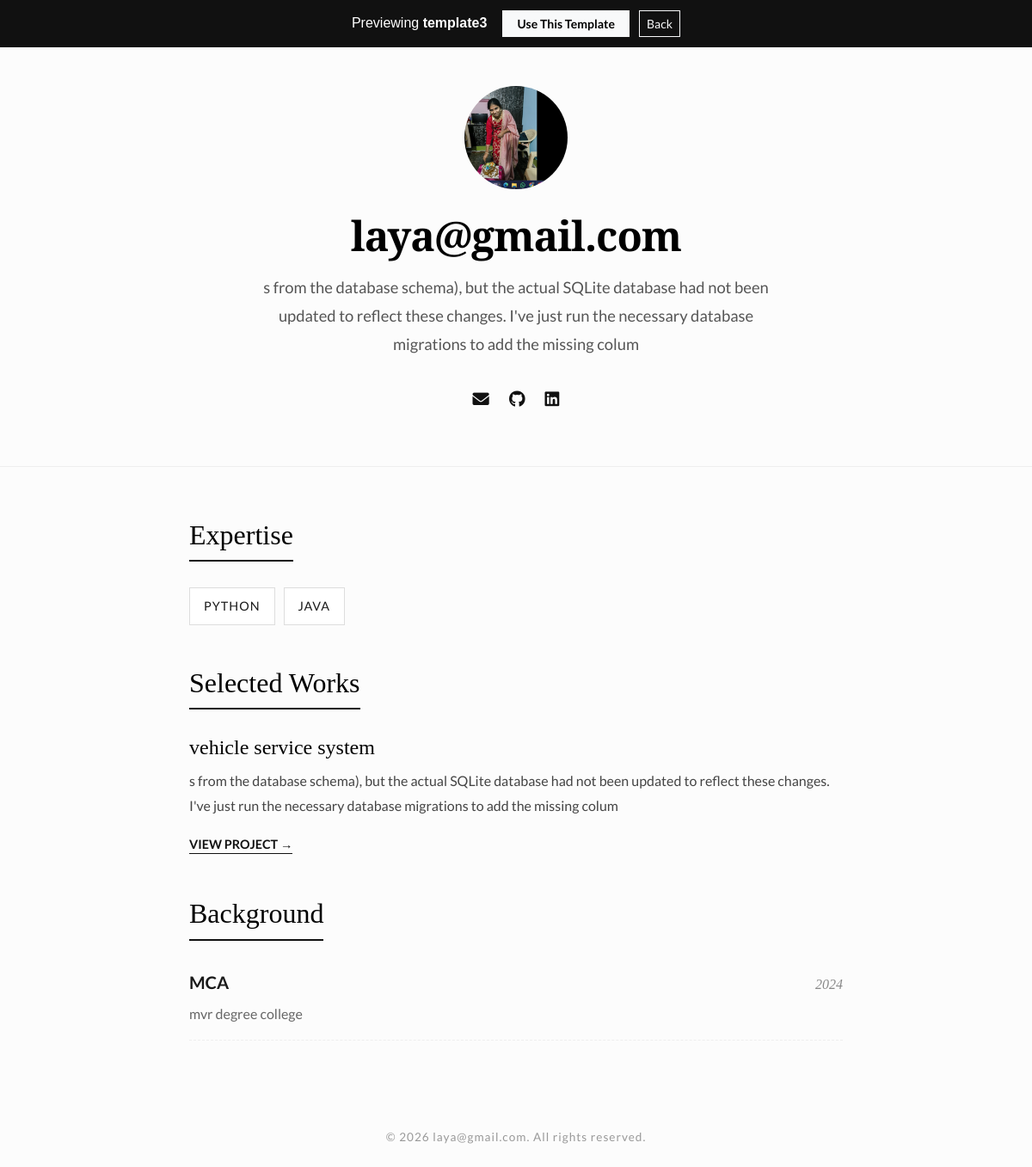
Page /portfolio/laya@gmail.com/?preview=template3 on the committed database.
### portfolio/models.py (models this page shows, shortened)
class Profile(models.Model):
    user = models.OneToOneField(User, on_delete=models.CASCADE)
    bio = models.TextField()
    profile_image = models.ImageField(upload_to='profiles/', blank=True)
    github = models.URLField(blank=True)
    linkedin = models.URLField(blank=True)
    email = models.EmailField(blank=True)
    template = models.CharField(max_length=50, default='template1')

class Skill(models.Model):
    user = models.ForeignKey(User, on_delete=models.CASCADE)
    name = models.CharField(max_length=100)

class Project(models.Model):
    user = models.ForeignKey(User, on_delete=models.CASCADE)
    title = models.CharField(max_length=200)
    description = models.TextField()
    link = models.URLField(blank=True)

class Education(models.Model):
    user = models.ForeignKey(User, on_delete=models.CASCADE)
    degree = models.CharField(max_length=100)
    college = models.CharField(max_length=200)
    year = models.CharField(max_length=10)

### portfolio/views.py (the view)
# urls.py: path('portfolio/<str:username>/', views.portfolio_view, name='portfolio_view'),
def portfolio_view(request, username):
    user = User.objects.get(username=username)
    profile = Profile.objects.get(user=user)
    education = Education.objects.filter(user=user)
    projects = Project.objects.filter(user=user)
    skills = Skill.objects.filter(user=user)
    preview_template = request.GET.get('preview')
    profile.bio = request.POST.get('bio', profile.bio)
    if preview_template:
        template_name = f"{preview_template}.html"
    else:
        template_name = f"{profile.template}.html"
    return render(request, template_name, {
        'profile': profile,
        'education': education,
        'projects': projects,
        'skills': skills
    })

### portfolio/templates/template3.html (shortened to what this page needs)
{% load static %}
<!DOCTYPE html>
<html lang="en">
<head>
    <link href="https://cdn.jsdelivr.net/npm/bootstrap@5.3.0/dist/css/bootstrap.min.css" rel="stylesheet">
    <link href="https://cdnjs.cloudflare.com/ajax/libs/font-awesome/6.0.0/css/all.min.css" rel="stylesheet">
</head>
<body>
    {% if request.GET.preview %}
    <div style="position: fixed; top: 0; left: 0; width: 100%; background: #111; color: #fff; text-align: center; padding: 12px; z-index: 9999;">
        <span style="margin-right: 15px; font-size: 1rem; font-family: sans-serif;">Previewing <strong>{{ request.GET.preview }}</strong></span>
        <form method="POST" action="/dashboard/" style="display:inline;">
            <button type="submit" class="btn btn-light btn-sm fw-bold px-3" style="border-radius:0;">Use This Template</button>
        </form>
        <a href="/dashboard/" class="btn btn-outline-light btn-sm ms-2" style="border-radius:0;">Back</a>
    </div>
    {% endif %}
    <header>
        <div class="container">
            {% if profile.profile_image %}
                <img src="{{ profile.profile_image.url }}" alt="Profile" class="profile-pic">
            {% else %}
                <div class="text-avatar">
                    {{ profile.user.username|make_list|first|upper }}
                </div>
            {% endif %}
            <h1 class="site-title">{{ profile.user.username }}</h1>
            <p class="bio-text">{{ profile.bio|default:"Minimalist portfolio. Clean, simple, professional." }}</p>
            <div class="social-bar">
                {% if profile.email %}<a href="mailto:{{ profile.email }}"><i class="fas fa-envelope"></i></a>{% endif %}
                {% if profile.github %}<a href="{{ profile.github }}" target="_blank"><i class="fab fa-github"></i></a>{% endif %}
                {% if profile.linkedin %}<a href="{{ profile.linkedin }}" target="_blank"><i class="fab fa-linkedin"></i></a>{% endif %}
            </div>
        </div>
    </header>
    <main class="container">
        {% if skills %}
        <section class="mb-5">
            <h2 class="section-header">Expertise</h2>
            <ul class="skills-list">
                {% for skill in skills %}
                    <li class="skill-item">{{ skill.name }}</li>
                {% endfor %}
            </ul>
        </section>
        {% endif %}
        {% if projects %}
        <section class="mb-5">
            <h2 class="section-header">Selected Works</h2>
            <div class="projects-list">
                {% for project in projects %}
                <div class="project-block">
                    <h3 class="project-title">{{ project.title }}</h3>
                    <p class="project-desc">{{ project.description }}</p>
                    {% if project.link %}
                        <a href="{{ project.link }}" target="_blank" class="project-link">View Project &rarr;</a>
                    {% endif %}
                </div>
                {% endfor %}
            </div>
        </section>
        {% endif %}
        {% if education %}
        <section>
            <h2 class="section-header">Background</h2>
            <div class="education-list">
                {% for ed in education %}
                <div class="education-block">
                    <div class="education-main">
                        <div class="edu-degree">{{ ed.degree }}</div>
                        <div class="edu-college">{{ ed.college }}</div>
                    </div>
                    {% if ed.year %}
                    <div class="edu-year">{{ ed.year }}</div>
                    {% endif %}
                </div>
                {% endfor %}
            </div>
        </section>
        {% endif %}
    </main>
    <footer>
        <div class="container">
            &copy; 2026 {{ profile.user.username }}. All rights reserved.
        </div>
    </footer>
</body>
</html>

### portfolio/templates/template3.html (style rules this page uses)
body { font-family: 'Lato', sans-serif; background-color: #fcfcfc; color: #1a1a1a; line-height: 1.8; padding-bottom: 80px; }
h1, h2, h3, h4, h5 { font-family: 'Playfair Display', serif; color: #000; }
.container { max-width: 800px; margin: 0 auto; padding: 0 20px; }
header { padding: 100px 0 60px 0; text-align: center; border-bottom: 1px solid #eee; margin-bottom: 60px; }
.profile-pic { width: 120px; height: 120px; border-radius: 50%; object-fit: cover; margin-bottom: 25px; filter: grayscale(20%); }
.site-title { font-size: 3rem; font-weight: 700; letter-spacing: -1px; margin-bottom: 15px; }
.bio-text { font-size: 1.15rem; color: #555; max-width: 600px; margin: 0 auto 30px; }
.social-bar a { color: #111; font-size: 1.2rem; margin: 0 10px; text-decoration: none; transition: color 0.2s; }
.section-header { font-size: 2rem; margin-bottom: 30px; position: relative; padding-bottom: 10px; border-bottom: 2px solid #111; display: inline-block; }
.skills-list { list-style: none; padding: 0; display: flex; flex-wrap: wrap; gap: 10px; }
.skill-item { border: 1px solid #ddd; padding: 8px 16px; font-size: 0.9rem; letter-spacing: 1px; text-transform: uppercase; background: #fff; }
.project-block { margin-bottom: 50px; }
.project-block:last-child { margin-bottom: 0; }
.project-title { font-size: 1.5rem; margin-bottom: 10px; }
.project-desc { color: #444; margin-bottom: 15px; }
.project-link { color: #111; text-align: right; text-decoration: none; font-weight: 700; font-size: 0.9rem; text-transform: uppercase; border-bottom: 1px solid #111; padding-bottom: 2px; transition: opacity 0.2s; }
.education-block { margin-bottom: 30px; display: flex; justify-content: space-between; align-items: baseline; border-bottom: 1px dashed #eee; padding-bottom: 15px; }
.education-main { flex-grow: 1; }
.edu-degree { font-size: 1.25rem; margin-bottom: 5px; font-weight: 700; }
.edu-college { color: #666; font-size: 1rem; }
.edu-year { font-style: italic; color: #888; font-family: 'Playfair Display', serif; }
footer { text-align: center; margin-top: 100px; color: #999; font-size: 0.85rem; letter-spacing: 1px; }

### rows in the picture
Profile: profile_image (picture), user.username "laya@gmail.com", bio "s from the database schema), but the actual SQLite database had not been updated to reflect these changes. I've just run the necessary database migrations to add the missing colum"
Skill: name "PYTHON"
Skill: name "JAVA"
Project: title "vehicle service system", description "s from the database schema), but the actual SQLite database had not been updated to reflect these changes. I've just run the necessary database migrations to add the missing colum"
Education: degree "MCA", college "mvr degree college", year "2024"

### other values in the picture
{{ request.GET.preview }} "template3"
